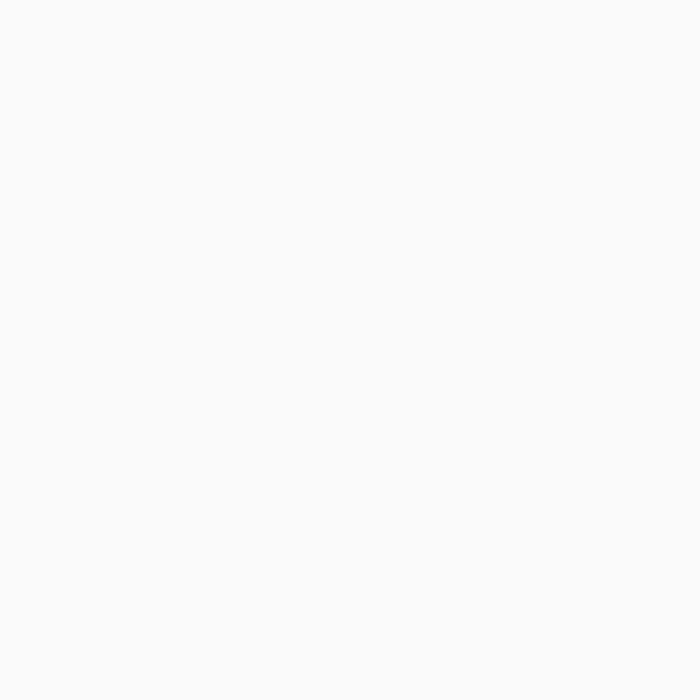
Frame 1 (no input)
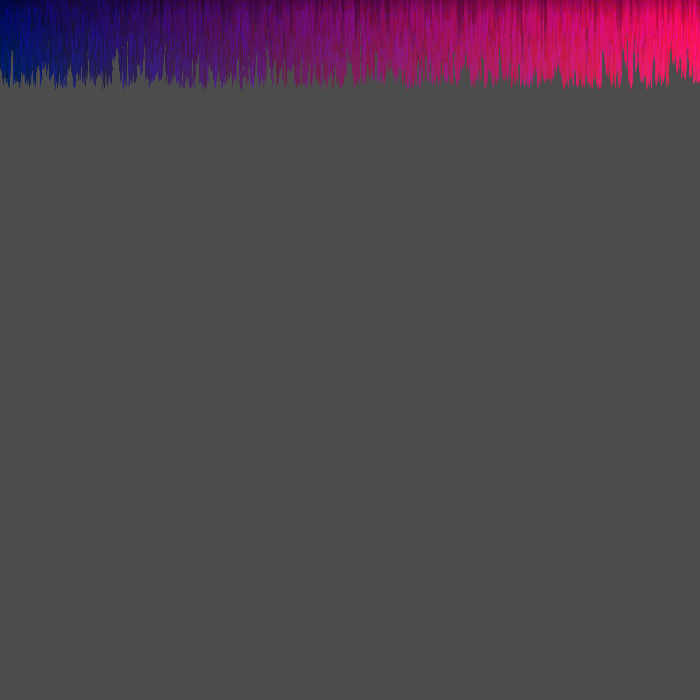
Frame 60 (the mouse pressed at the canvas centre just before this capture)
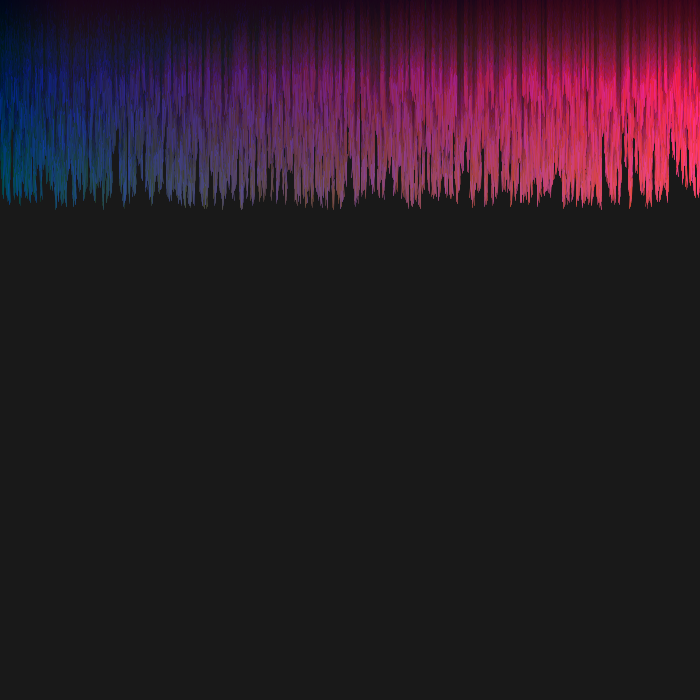
Frame 120 (the mouse held since frame 60 and released just before this capture)

The Processing sketch that drew these frames (run headless with seeded random() and noise(); from frame 60 on, the mouse is pressed at the canvas centre):

// Processing sketch: processing_163734
// ── processing_163734.pde

float[] xpos = new float[1500];
float[] ypos = new float[1500];
float[] yspeed = new float[1500];
 
 
 
 
void setup() {
  size(700, 700);
 background(255);
  for (int i=0; i<xpos.length; i++) {
    xpos[i] = random(width);
    ypos[i] = -30;
    yspeed[i] = random(1., 2.);
  }
}
 
void draw() {
  noStroke();
  fill(0, 5);
  rect(0, 0, 700, 700);
 
  for (int i=0; i<ypos.length; i++) {
    ypos[i] += yspeed[i];
     
    strokeWeight(random(0.5, 1.));
    float r = map(xpos[i], 0, 700, 0, 255);
    float g = map(ypos[i], 0, 700, 0, 255);
    float b = random(50, 150);
    stroke(r,g,b);
    line(xpos[i]+random(0.1, 2.5), ypos[i], xpos[i]+random(0.1, 2.5), ypos[i]-20);
    if (ypos[i] > height+20/2) {
      ypos[i] = -30;
    }
  }
   
}
